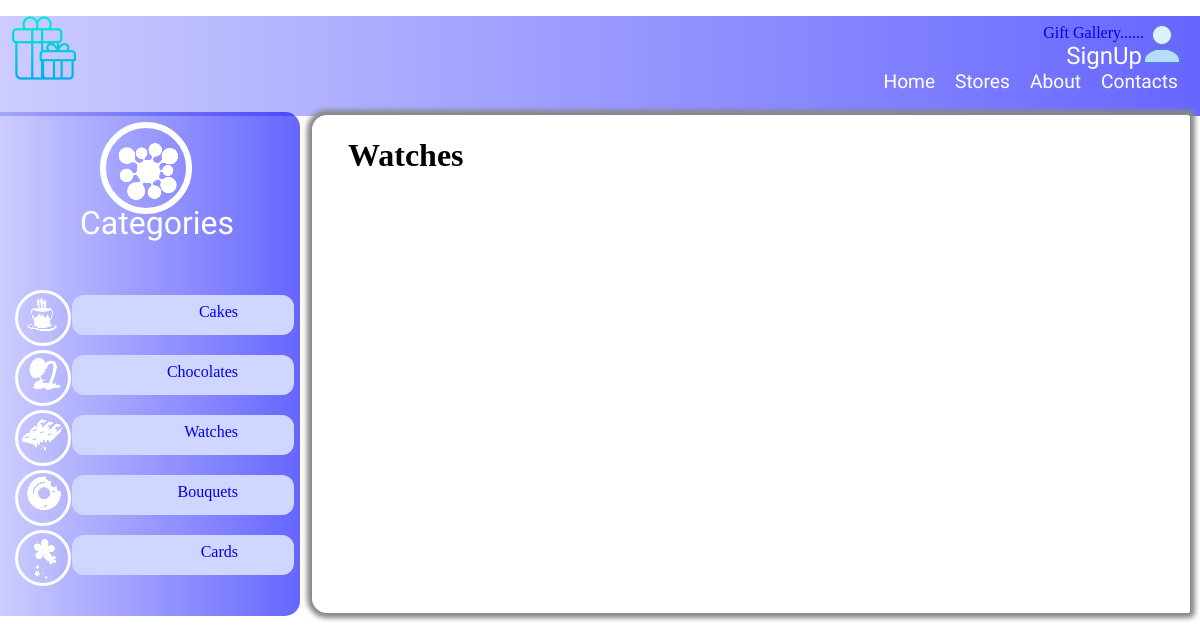
Before: /watch/ with the older database file.
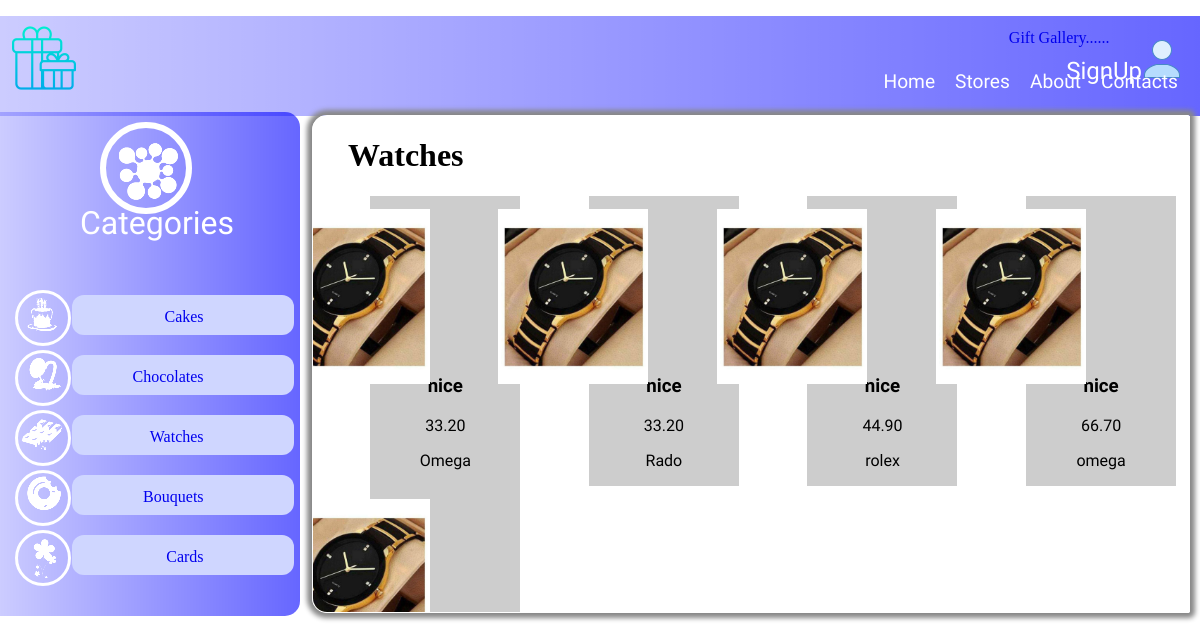
After: the same page with the newer database file.
### Watches/models.py (models this page shows, shortened)
class Watch(models.Model):
    watch_id = models.CharField(max_length=120)
    description = models.TextField()
    price = models.DecimalField(decimal_places=2, max_digits=20, default=0.00)
    image = models.ImageField(upload_to=upload_image_path, null=True, blank=True)
    retailer = models.ForeignKey(Retailer, on_delete=models.CASCADE)
    type=models.CharField(max_length=120)
    brand=models.CharField(max_length=120)

### Watches/views.py (the view)
# urls.py: path('watch/', watch_list_view),
def watch_list_view(request):
    queryset=Watch.objects.all()
    context={
        'object_list':queryset
    }
    return render(request,"watch/list.html",context)

### Watches/templates/watch/list.html (shortened to what this page needs)
{% load static %}
<!DOCTYPE html>
<html>
<head>
	<link rel="stylesheet" type="text/css" href="{% static 'css/giftgallary.css' %}">
</head>
<body>
<div class="header">
	<div class="img2">
	 <a href="/signup"><span class="signup">SignUp<img src="{% static 'img/icons8-customer-40.png' %}"></span></a>
	</div>
	  <div class="list">
		  <li>Home</li>
		  <li>Stores</li>
		  <li>About</li>
		  <li>Contacts</li>
	  </div>
	<p><a href="/products">Gift Gallery......</a></p>
	<div class="img1">
	   <img src="{% static 'img/gift-box (4).png' %}">
    </div>
</div>
<div class="row">
	<div class="col-3">
		<div class="left">
			<div class="circle">
			<img class="category"src="{% static 'img/output-onlinepngtools (7).png' %}">
			</div>
        <p>Categories</p>
      <div class="Categories">
            	<div class="circle1">
                	<img src="{% static 'img/output-onlinepngtools (1).png' %}">
               </div>
             <div class="item">
             	<p><a href="/cake">Cakes</a></p>
             </div>
		</div>
		<div class="Categories">
            	<div class="circle1">
                	<img src="{% static 'img/output-onlinepngtools (2).png' %}">
               </div>
             <div class="item">
             	<p><a href="/chocolate">Chocolates</a></p>
             </div>
		</div>
		<div class="Categories">
            	<div class="circle1">
                	<img src="{% static 'img/output-onlinepngtools (3).png' %}">
               </div>
             <div class="item">
             	<p><a href="/watch">Watches</a></p>
             </div>
		</div>
		<div class="Categories">
            	<div class="circle1">
                	<img src="{% static 'img/output-onlinepngtools (4).png' %}">
               </div>
             <div class="item">
             	<p><a href="/bouquet">Bouquets</a></p>
             </div>
		</div>
		<div class="Categories">
            	<div class="circle1">
                	<img src="{% static 'img/output-onlinepngtools (5).png' %}">
               </div>
             <div class="item">
             	<p><a href="/card">Cards</a></p>
             </div>
		</div>
	</div>
	</div>
	<div class="col-6">
		<div class="right">
			<div class="watches"><h1>Watches</h1>
				{% for obj in object_list %}
				<div class=items>
					<a href="{{obj.pk}}"><img src='/media/{{obj.image}}' width="100%"/></a>
					<h3>{{obj.description}}</h3>
					<p>{{obj.price}}</p>
					<p>{{obj.brand}}</p>
				</div>
				{% endfor %}
			</div>
			</div>
		</div>
	</div>
</body>
</html>

Changed rows visible on the page:
added Watch: image (picture), description "nice", price "33.20", brand "Omega"
added Watch: image (picture), description "nice", price "33.20", brand "Rado"
added Watch: image (picture), description "nice", price "44.90", brand "rolex"
added Watch: image (picture), description "nice", price "66.70", brand "omega"
added Watch: image (picture)
